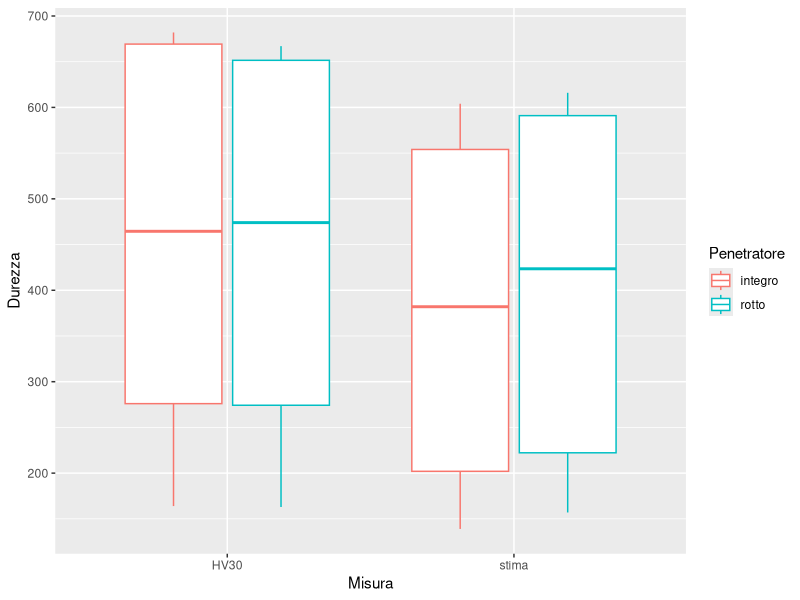
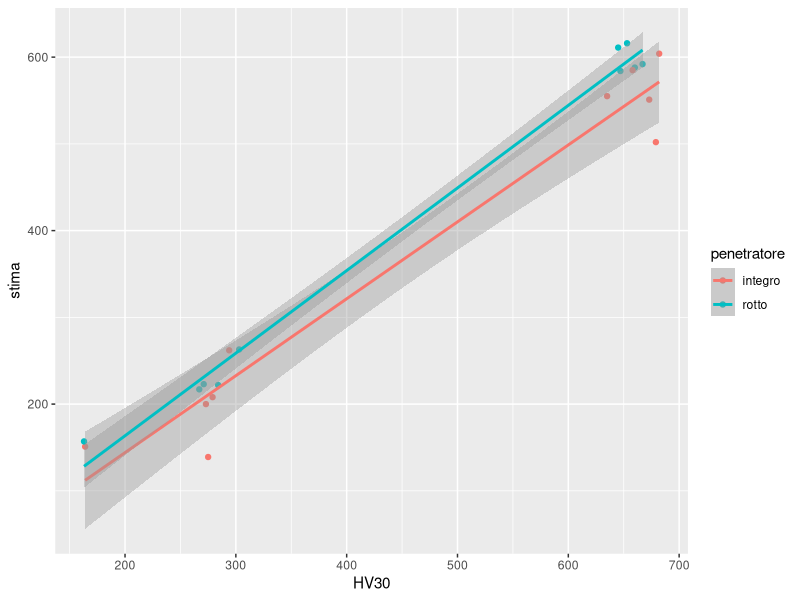
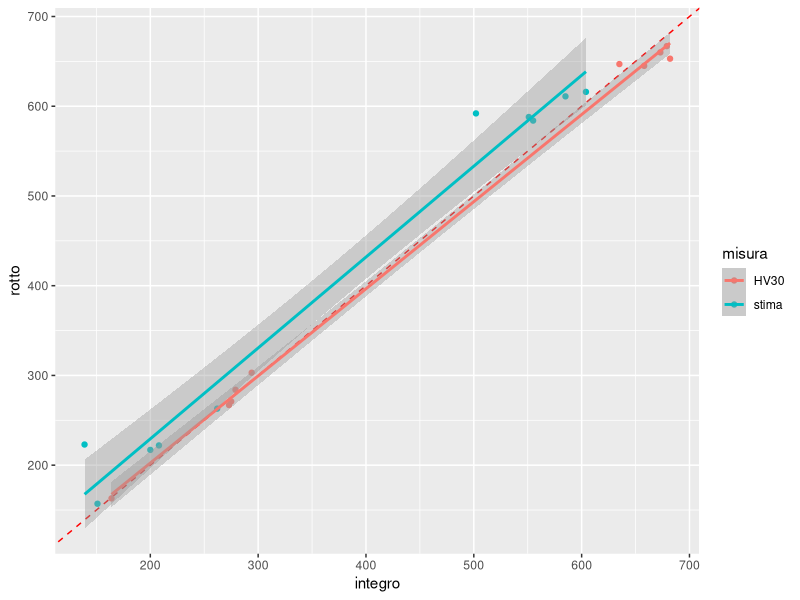

Generate these figures, in order, with R:
## ---- chunk 1
#| label: setup
#| include: false
knitr::opts_chunk$set(
  fig.align = "center",
  # This for default device
  out.width = "16cm",
  # This two for high quality charts:
  fig.dim = c(16, 9)*0.4
)
library(tidyverse)
## ---- chunk 2
df<-tibble(
  sample=1:10,
  HV30_OK=NA,
  HV30_NOK=NA
)

write.csv(df,"misure_di_durezza.csv")
## ---- chunk 3
df$HV30_OK=c(679, 673, 635, 273, 275, 279, 164, 658, 682, 294)
df$HV30_NOK=c(667, 660,647, 267, 271, 284,163,645, 653, 303)
df$stima_OK = c(502, 551, 555, 200, 139, 208, 151, 585, 604, 262)
df$stima_NOK = c(592, 588, 584, 217, 223, 222, 157, 611, 616, 263)

df
## ---- chunk 4
dfv <- df %>% 
  pivot_longer(-sample, names_sep="_", names_to = c("misura","ok"), values_to="durezza") %>% 
  mutate(ok=ifelse(ok=="OK","integro","rotto"))
dfv
## ---- chunk 5
dfv %>% 
  ggplot(aes(x=misura, y=durezza, color=ok)) +
  geom_boxplot() +
  labs(x="Misura", y="Durezza", color="Penetratore")
## ---- chunk 6
dfv %>%
  pivot_wider(names_from = misura, values_from = durezza) %>% 
  ggplot(aes(x=HV30, y=stima, color=ok)) + 
  geom_point() + 
  geom_smooth(method="lm", formula=y~x) +
  labs(color="penetratore") 
## ---- chunk 7
dfv %>%
  pivot_wider(names_from = ok, values_from = durezza) %>% 
  ggplot(aes(x=integro, y=rotto, color=misura)) + 
  geom_abline(slope=1, intercept=0, color="red", lty=2) +
  geom_point() + 
  geom_smooth(method="lm", formula=y~x)
## ---- chunk 8
dfv %>% pivot_wider(names_from = ok, values_from = durezza) %>% 
  split(.$misura) %>% 
  map(~t.test(.x$integro, .x$rotto, paired = T))
